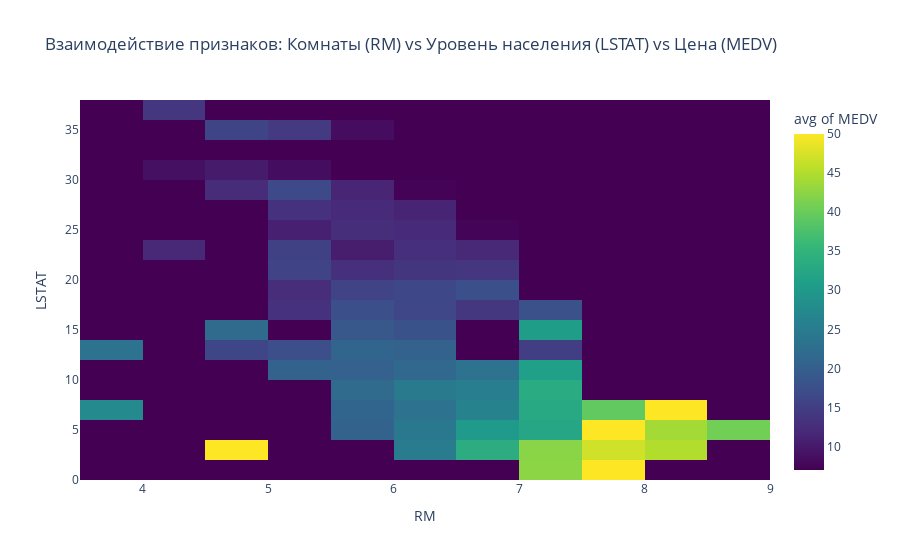

Here is the notebook cell this chart was saved with:
### Code cell
# Анализ взаимодействия признаков с помощью heatmap
# px.density_heatmap: создает 2D density heatmap
# x, y: данные для осей X и Y
# z: данные для агрегации (в данном случае - среднее значение)
# histfunc='avg': функция агрегации - среднее значение
# nbinsx, nbinsy: количество бинов по осям X и Y
# color_continuous_scale: цветовая шкала

fig = px.density_heatmap(df, 
                         x='RM', 
                         y='LSTAT', 
                         z='MEDV',
                         title='Взаимодействие признаков: Комнаты (RM) vs Уровень населения (LSTAT) vs Цена (MEDV)',
                         histfunc='avg',
                         nbinsx=20, 
                         nbinsy=20,
                         color_continuous_scale='viridis')
fig.show()

### Figure 1 — Plotly figure (JSON) as saved in the notebook; plotly's stock layout.template omitted (floating-point values rounded to 4 significant figures; data arrays with more than 128 entries replaced by an {"elided": "..."} marker saying what was removed)
{"data": [{"coloraxis": "coloraxis", "histfunc": "avg", "hovertemplate": "RM=%{x}<br>LSTAT=%{y}<br>avg of MEDV=%{z}<extra></extra>", "name": "", "nbinsx": 20, "nbinsy": 20, "type": "histogram2d", "x": {"elided": "506 float values"}, "xaxis": "x", "xbingroup": "x", "y": {"elided": "506 float values"}, "yaxis": "y", "ybingroup": "y", "z": {"elided": "506 float values"}}], "layout": {"coloraxis": {"colorbar": {"title": {"text": "avg of MEDV"}}, "colorscale": [[0, "#440154"], [0.1111, "#482878"], [0.2222, "#3e4989"], [0.3333, "#31688e"], [0.4444, "#26828e"], [0.5556, "#1f9e89"], [0.6667, "#35b779"], [0.7778, "#6ece58"], [0.8889, "#b5de2b"], [1, "#fde725"]]}, "legend": {"tracegroupgap": 0}, "title": {"text": "Взаимодействие признаков: Комнаты (RM) vs Уровень населения (LSTAT) vs Цена (MEDV)"}, "xaxis": {"anchor": "y", "domain": [0, 1], "title": {"text": "RM"}}, "yaxis": {"anchor": "x", "domain": [0, 1], "title": {"text": "LSTAT"}}}}
